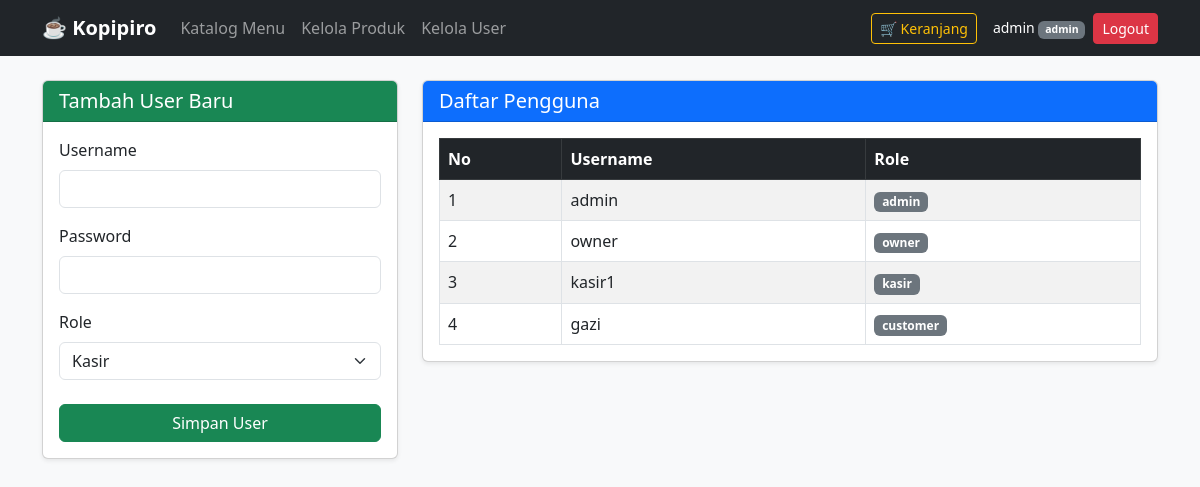
/users.php (signed in), run on the app's committed database.
### tables this page shows
CREATE TABLE `users` (
  `id` int(11) NOT NULL AUTO_INCREMENT PRIMARY KEY,
  `username` varchar(50) NOT NULL UNIQUE,
  `password` varchar(255) NOT NULL,
  `role` enum('admin','owner','kasir','customer') NOT NULL DEFAULT 'customer'
);

### users.php (the view, shortened to what this page needs)
<?php
include 'config.php';
$users = mysqli_query($conn, "SELECT id, username, role FROM users ORDER BY id");
?>
<!DOCTYPE html>
<html lang="id">
<head>
    <link href="https://cdn.jsdelivr.net/npm/bootstrap@5.3.0/dist/css/bootstrap.min.css" rel="stylesheet">
</head>
<body class="bg-light">
    <?php include 'navbar.php'; ?>
    <div class="container mt-4">
        <div class="row g-4">
            <div class="col-md-4">
                <div class="card shadow-sm">
                    <div class="card-header bg-success text-white">
                        <h5 class="mb-0">Tambah User Baru</h5>
                    </div>
                    <div class="card-body">
                        <form method="POST">
                            <div class="mb-3">
                                <label class="form-label">Username</label>
                                <input type="text" name="username" class="form-control" required>
                            </div>
                            <div class="mb-3">
                                <label class="form-label">Password</label>
                                <input type="password" name="password" minlength="6" class="form-control" required>
                            </div>
                            <div class="mb-4">
                                <label class="form-label">Role</label>
                                <select name="role" class="form-select">
                                    <option value="kasir">Kasir</option>
                                </select>
                            </div>
                            <button type="submit" name="add_user" class="btn btn-success w-100">Simpan User</button>
                        </form>
                    </div>
                </div>
            </div>
            <div class="col-md-8">
                <div class="card shadow-sm">
                    <div class="card-header bg-primary text-white">
                        <h5 class="mb-0">Daftar Pengguna</h5>
                    </div>
                    <div class="card-body">
                        <table class="table table-bordered table-striped align-middle mb-0">
                            <thead class="table-dark">
                                <tr>
                                    <th>No</th>
                                    <th>Username</th>
                                    <th>Role</th>
                                </tr>
                            </thead>
                            <tbody>
                                <?php $no = 1; while ($u = mysqli_fetch_assoc($users)): ?>
                                <tr>
                                    <td><?= $no++ ?></td>
                                    <td><?= htmlspecialchars($u['username']) ?></td>
                                    <td><span class="badge bg-secondary"><?= $u['role'] ?></span></td>
                                </tr>
                                <?php endwhile; ?>
                            </tbody>
                        </table>
                    </div>
                </div>
            </div>
        </div>
    </div>
</body>
</html>

### data on the page
users: username "admin", role "admin"
users: username "owner", role "owner"
users: username "kasir1", role "kasir"
users: username "gazi", role "customer"

### other printed values
$_SESSION['username'] "admin"
$_SESSION['role'] "admin"
